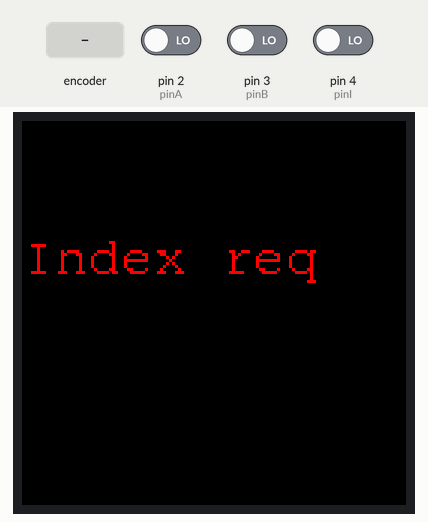
Simulated run of this sketch. Board: Arduino Uno, built with avr-gcc and run on an emulated ATmega328P. Parts: 128×128 colour display. The inputs (shaded band) are chosen by the test bench; at power-on: pin 2 (pinA) LOW, pin 3 (pinB) LOW, pin 4 (pinI) LOW.

Above: at 2.6 s.
2.7 s: rotary encoder on pin 2 (pinA) / pin 3 (pinB) turned 3 steps (first pin leading)
At 3.5 s:
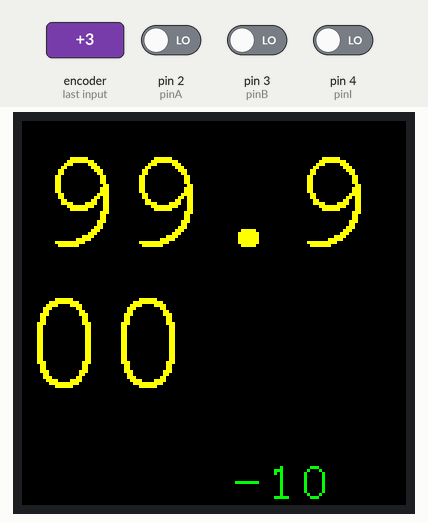
4.8 s: rotary encoder on pin 2 (pinA) / pin 3 (pinB) turned 1 step (first pin leading)
At 5.4 s:
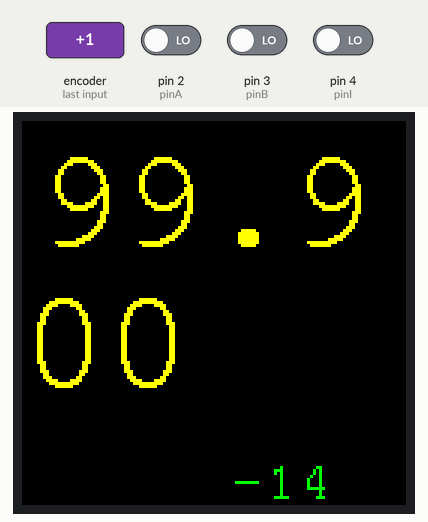
Timing chart, 0 to 7.8 s (numbered marks = the images above; inputs shaded):
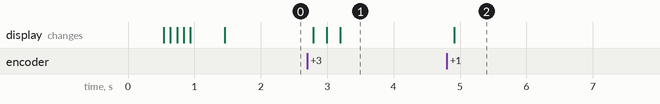

The sketch:

NewEncoder_v3_final.ino
```cpp
//----------------------------------------------------------
//This code is a simplified version of the excellent program
//  by Tom Herbst (www.http://facetingbook.com/). Tom's books are
//  highly recommended.
//  Much of his functionality has been removed here for simplicity
//  and the code has been adapted to drive a wavehare 1.5" colour
//  OLED display
//  The code is specifically written for a US Digital E6 incremental encoder
//    with 3600 cpr using quadrature encoding to deliver an angular resolution
//      of 1/40 degree. This should be easily adapted to other similar encoders.
//
//
//  Any errors are my own....
//  Ian Robinson  www.starfishprime.co.uk
//                www.precisioncutgems.co.uk
//----------------------------------------------------------

///New Encoder v3 Final   October 2020


//================================================
//set up the screen for the Waveshare 1.5inch OLED
//================================================
#include <Adafruit_GFX.h>
#include <Adafruit_SSD1351.h>
#include <SPI.h>


#include <Fonts/FreeMono24pt7b.h>
#include <Fonts/FreeMono9pt7b.h>
#include <Fonts/FreeMono12pt7b.h>


// -=--- set up display pins
#define DC_PIN   8
#define RST_PIN  9
#define CS_PIN   10
#define MOSI_PIN 11
#define SCLK_PIN 13

#define Rotation 1  //set to 0,1,2 to control screen rotation

// Color definitions
const uint16_t  OLED_Color_Black        = 0x0000;
const uint16_t  OLED_Color_Blue         = 0x001F;
const uint16_t  OLED_Color_Red          = 0xF800;
const uint16_t  OLED_Color_Green        = 0x07E0;
const uint16_t  OLED_Color_Cyan         = 0x07FF;
const uint16_t  OLED_Color_Magenta      = 0xF81F;
const uint16_t  OLED_Color_Yellow       = 0xFFE0;
const uint16_t  OLED_Color_White        = 0xFFFF;

uint16_t        Angle_Text_Color = OLED_Color_Yellow ;
uint16_t        encPos_Text_Color = OLED_Color_Green ;
uint16_t        OLED_Backround_Color = OLED_Color_Black;

// Screen dimensions
#define SCREEN_WIDTH  128
#define SCREEN_HEIGHT 128

int angleX = 5;          //  X-Location of the angle display line
int angleY = 40;           //  Y-Location of the angle display line
int encPosX = 70;         //  X-Location of the encoder value display line
int encPosY = 125;        //  Y-Location of the encoder value display line


GFXcanvas1 canvas1(128, 128); // 128x32 pixel canvas

Adafruit_SSD1351 oled =
  Adafruit_SSD1351(
    SCREEN_WIDTH,
    SCREEN_HEIGHT,
    &SPI,
    CS_PIN,
    DC_PIN, RST_PIN
  );

//-----------------------------------


//================================================
//  ----  Set up Rotary Encoder
//================================================

// A on pin 2 (Interrupt)
// B on pin 3 (Interrupt)
// Index on pin 1
// NOTE: The value enc0 is the angle
//       for the index pulse location of the encoder.
//       suggest having the index at approx 45 degrees above horizontal
//       the arm has to be raised to this at start to trigger display

#define pinI 4   //this recieves the index mark signal
#define pinA 2   // 2-3 are the interrupt-enabled inputs
#define pinB 3

volatile int encPos;    // This is the current encoder count
volatile int encPosOld; // previous encoder count - used to clear display

int enc0 = 2000;       // Encoder counts at index pulse
//================================================
//  ----  enc90 needs to be measured and set here
// this is the encoder pulse reading when the arm is horizontal. You will need
// to have the system installed. Set the faceter arm to 90 degree and read off the encoder count
//  from the display .
int enc90 = 3748;
//================================================

float theAng = 0.000;                    // The cutting angle in degrees

boolean Aset;                    // Whether we just had a positive going edge on A
boolean Bset;                    //   and on B. These keep track of where we are
boolean newCal;                  // This gets set when we have a new calibration (index pulse)
boolean newPos;                  // This gets set when position changes

float degPerStep = 0.025;        // The number of degrees per encoder step (US Digital E6 Device, 3600 c.p.r.)


//================================================

//==== Sampling Rate Stuff ====

unsigned long cur = 0;      // Current time in milliseconds - to control display rewrite
unsigned long last = 0;     // Last sample time in milliseconds
unsigned long rate = 100;   // ms update time for display

//================================================
// this code only runs once
//================================================
void setup()
{
  //

  // Encoder stuff
  pinMode(pinA, INPUT);      // Define these as digital inputs
  pinMode(pinB, INPUT);
  pinMode(pinI, INPUT);

  attachInterrupt(0, doA, CHANGE);     // Interrupt 0: react to RISING/FALLING on pinA
  attachInterrupt(1, doB, CHANGE);     // Interrupt 1: react to RISING/FALLING on pinB

  interrupts();              // Enabled by default, but just in case


  //============================   Draw Boot Screen  =======================================

  oled.begin();
  oled.setRotation(0);  //allowed value 0,1,2,3 -- 3-places connector at bottom
  oled.fillScreen(OLED_Color_Yellow);
  delay(500);
  oled.fillRect(0, 0, 128, 128, OLED_Color_Black);
  oled.println("Ian Robinson");
  oled.println("Encoder Software v4.0");
  oled.println("Booting");
  oled.print(".");
  delay(100);
  oled.print(".");
  delay(100);
  oled.print(".");
  delay(100);
  oled.print(".");
  delay(100);
  oled.print(".");
  delay (500);
  oled.setFont(&FreeMono9pt7b);
  oled.fillScreen(OLED_Color_Black);
  oled.setCursor(0, 50);
  oled.setTextColor(OLED_Color_Red);
  oled.println("Index req");
  encPos = 0;
  encPosOld = encPos;

}


void loop() {

  cur = millis();          // Grab number of milliseconds since startup
  if (cur > last + rate) { // We have waited long enough - update

    last = cur;                                // Reset last to current for next check


  //========================================================================================
  // Check for a new calibration and flash Screen if it happened
  //========================================================================================
  if (newCal) {
    oled.fillScreen(OLED_Color_Red);
    newCal = false;
    oled.fillScreen(OLED_Backround_Color);
  }
  //----------------------------------------------------------------------------------------

  if (newPos) {

    // Now print out encoder and angle info;
    theAng = 90 - ((encPos - enc90) * degPerStep); // The actual angle in degrees

    if (theAng > 99.9) {
      theAng = 99.9;
    }

    oled.fillRect(0, 0, 128, 128, OLED_Backround_Color);
    oled.setFont(&FreeMono24pt7b);
    oled.setCursor(angleX, angleY);
    oled.setTextColor(Angle_Text_Color, OLED_Backround_Color);
    oled.println(theAng, 3);

    oled.setFont(&FreeMono9pt7b);
    oled.setCursor(encPosX, encPosY);
    oled.setTextColor(encPos_Text_Color, OLED_Backround_Color);
    oled.println(encPos);

    newPos = false;
  }
  }
}
//================end main loop


//===================================== INTERRUPT SERVICE =====================================

// These routines are called when a voltage transition, either upgoing or downgoing, on line A
// or B of the rotary encoder triggers an interrupt.
// We first check whether the index pulse has also happened. If it has, we restore Aset and Bset to
// their initial values and set encPos to the measured reference value. If an index pulse did not
// occur, we update the status of the line by setting Aset in doA() or Bset in doB().
// We then check the status of the other line (i.e. check Bset in doA() and Aset in doB()).
// The direction of the voltage transition, coupled with the last measured state of the other line,
// lets us determine which way the encoder has moved (see text for an explanation). We then
// either increment or decrement encPos and return control to the loop() routine.

void doA() {     // CHANGE transition on pinA - either upgoing or downgoing

  if (digitalRead(pinI) == HIGH) {  // Check for index pulse
    Aset = false;                   // Reset these to have the same starting condition
    Bset = false;
    newCal = true;                  // A new calibration has happened - Set flag
    newPos = true;
    encPos = enc0;                  // Reset encoder counts to reference value
  }

  else {                              // No Index. Change on A - check which type and react

    if (digitalRead(pinA) == HIGH) {  // UP going transition on A
      Aset = true;                    // We just had an upgoing transition
      newPos = true;
      if (Bset)
      {
        encPos = encPos + 1; // Increment
      }
      else
      {
        encPos = encPos - 1; // Decrement
      }
    }

    else {                            // DOWN going transition on A
      Aset = false;                   // We just had a falling transition
      newPos = true;
      if (Bset)
      {
        encPos = encPos - 1; // Increment
      }
      else
      {
        encPos = encPos + 1; // decrement
      }

    }
  }
}

//======= B Interrupt ======
//
// See explanation in the doA() routine
//
void doB() {     // CHANGE transition on pinB

  if (digitalRead(pinI) == HIGH) {  // Check for index bit
    Aset = false;                   // Reset these to the same starting condition
    Bset = false;
    newCal = true;                  // Set flag
    newPos = true;
    encPos = enc0;                  // Reset
  }

  else {                              // Change on B - check which type and react

    if (digitalRead(pinB) == HIGH) {  // UP going transition
      Bset = true;                    // We just had an upgoing transition
      newPos = true;
      if (Aset)
      {
        encPos = encPos - 1; // Increment
      }
      else
      {
        encPos = encPos + 1; // decrement
      }
    }

    else {                            // DOWN going transition
      Bset = false;                   // We just had a falling transition
      newPos = true;
      if (Aset)
      {
        encPos = encPos + 1; // Increment
      }
      else
      {
        encPos = encPos - 1; // decrement
      }

    }
  }
}

//===================================== That's all Folks =====================================
```

Measured:
- after the input at 2.7 s, the display: first changes after 0.09 s (image 1 shows a later state)
- after the input at 4.8 s, the display: changes after 0.11 s (image 2)
